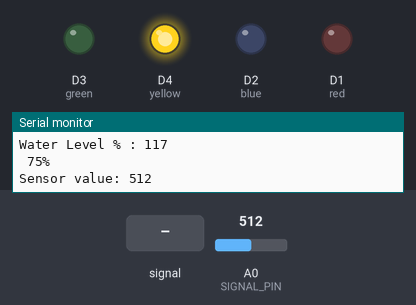
A sketch run on a simulated ESP8266 (NodeMCU). On the bench: output pins drawn as LEDs (lit = HIGH), the last lines printed to the serial monitor. The test bench sets the inputs (shaded band); at power-on: A0 (SIGNAL_PIN) = 512. WiFi joins after 1.5 s; servers stay silent unless stated; network time is answered at once with the bench clock; the local clock reads 2024-03-15 10:24:30 at power-on unless the sketch sets it; pins used as bus, display or sensor lines are not drawn.

Above: at 7.0 s.
7.1 s: A0 (SIGNAL_PIN) fed a 2 Hz sine of ±306 counts around its level
At 10.0 s:
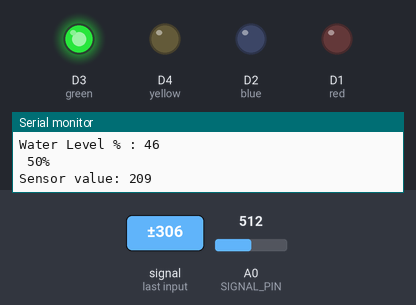
10.3 s: A0 (SIGNAL_PIN) set to 350
13.5 s: A0 (SIGNAL_PIN) set to 321
15.0 s: A0 (SIGNAL_PIN) fed a 200 Hz sine of ±255 counts around its level
At 17.5 s:
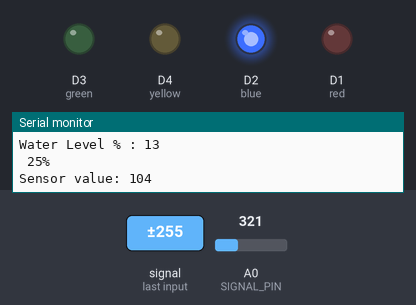
18.5 s: A0 (SIGNAL_PIN) set to 40
At 21.0 s:
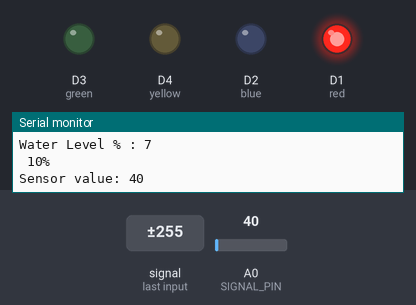
21.6 s: A0 (SIGNAL_PIN) set to 54
At 24.0 s:
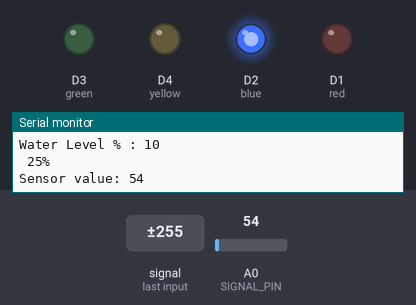
Timing chart, 0 to 25.5 s (numbered marks = the images above; inputs shaded):
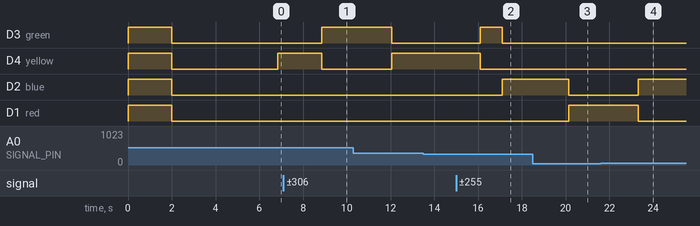

The sketch:

device.ino
```cpp
#include <ArduinoJson.h>
#include <ESP8266WiFi.h>
#include <NTPClient.h>
#include <WiFiUdp.h>
#include <FirebaseArduino.h>

#define WIFI_SSID "Chamith"
#define WIFI_PASSWORD "123456789"
#define FIREBASE_HOST "water-level-751b7-default-rtdb.firebaseio.com"
#define FIREBASE_AUTH "sUsUSFPcSDPFlXFzGJAroEmsqdkQ6J7KNU2CLBWW"

#define POWER_PIN  D7
#define SIGNAL_PIN A0
#define red 5
#define blue 4
#define green 0
#define yellow 2

int value = 0;
int water_level;

WiFiUDP ntpUDP;
NTPClient timeClient(ntpUDP, "pool.ntp.org");
String epochTime;
String tt;
unsigned long lastTime = 0;
unsigned long timerDelay = 60000;

unsigned long lastTime2 = 0;
unsigned long timerDelay2 = 10000;

void setup() {

  Serial.begin(9600);
  pinMode(POWER_PIN, OUTPUT);
  pinMode(red, OUTPUT);
  pinMode(blue, OUTPUT);
  pinMode(green, OUTPUT);
  pinMode(yellow, OUTPUT);
  digitalWrite(POWER_PIN, LOW);

  digitalWrite(red, HIGH);
  digitalWrite(blue, HIGH);
  digitalWrite(green, HIGH);
  digitalWrite(yellow, HIGH);
  delay(2000);
  digitalWrite(red, LOW);
  digitalWrite(blue, LOW);
  digitalWrite(green, LOW);
  digitalWrite(yellow, LOW);
  delay(2000);

  WiFi.begin(WIFI_SSID, WIFI_PASSWORD);
  Serial.print("Connecting to Wi-Fi");
  while (WiFi.status() != WL_CONNECTED)
  {
    Serial.print(".");
    delay(300);
  }
  Serial.println();
  Serial.print("Connected with IP: ");
  Serial.println(WiFi.localIP());
  Serial.println();
  timeClient.begin();
  timeClient.setTimeOffset(0);
  timeClient.update();
  epochTime = timeClient.getEpochTime();
  Serial.println(epochTime);
  Firebase.begin(FIREBASE_HOST, FIREBASE_AUTH);
  Firebase.setString("/notification/message", "hi");
  Firebase.setBool("/notification/istrue", false);
}

void loop() {

  epochTime = timeClient.getEpochTime();
  tt = epochTime + "000";

  if ((millis() - lastTime) > timerDelay) {
    pushData();
    lastTime = millis();
  }
  if ((millis() - lastTime2) > timerDelay2) {
    Firebase.setInt("/live_data/value", water_level);
    lastTime2 = millis();
  }

  digitalWrite(POWER_PIN, HIGH);
  delay(10);
  value = analogRead(SIGNAL_PIN);
  digitalWrite(POWER_PIN, LOW);
  Serial.print("Sensor value: ");
  Serial.println(value);
  delay(1000);

  water_level = map(value, 9, 440, 0, 100);
  Serial.print("Water Level % : ");
  Serial.println(water_level);

  if (water_level < 10) {
    digitalWrite(red, HIGH);
    digitalWrite(yellow, LOW);
    digitalWrite(green, LOW);
    digitalWrite(blue, LOW);
    Serial.println(" 10%");
  } else if (water_level < 25) {
    digitalWrite(blue, HIGH);
    digitalWrite(red, LOW);
    digitalWrite(yellow, LOW);
    digitalWrite(green, LOW);
    Serial.println(" 25%");
  } else if (water_level < 50) {
    digitalWrite(green, HIGH);
    digitalWrite(blue, LOW);
    digitalWrite(red, LOW);
    digitalWrite(yellow, LOW);
    Serial.println(" 50%");
  } else if (water_level > 75) {
    digitalWrite(yellow, HIGH);
    digitalWrite(green, LOW);
    digitalWrite(blue, LOW);
    digitalWrite(red, LOW);
    Serial.println(" 75%");
  }

}
void pushData() {
  StaticJsonBuffer<200> jsonBuffer2;
  JsonObject& obj2 = jsonBuffer2.createObject();
  obj2["timestamp"] = tt;
  obj2["value"] = water_level;
  Firebase.set("/history/" + tt + "", obj2);
}
```

Measured:
- the behaviour switches between 49 and 50 on A0 (SIGNAL_PIN) (found by bisection; images 3 and 4)
- after the input at 7.1 s, D3 (green): LOW → HIGH after 1.8 s; D4 (yellow): HIGH → LOW after 1.8 s
- after the input at 15.0 s, D3 (green): LOW → HIGH after 1.1 s, → LOW 1.0 s later; D4 (yellow): HIGH → LOW after 1.1 s; D2 (blue): LOW → HIGH after 2.1 s
- after the input at 18.5 s, D4 (yellow): stays LOW (without the input it goes to HIGH after 1.6 s); D1 (red): LOW → HIGH after 1.6 s
- after the input at 21.6 s, D2 (blue): LOW → HIGH after 1.7 s; D1 (red): HIGH → LOW after 1.7 s
